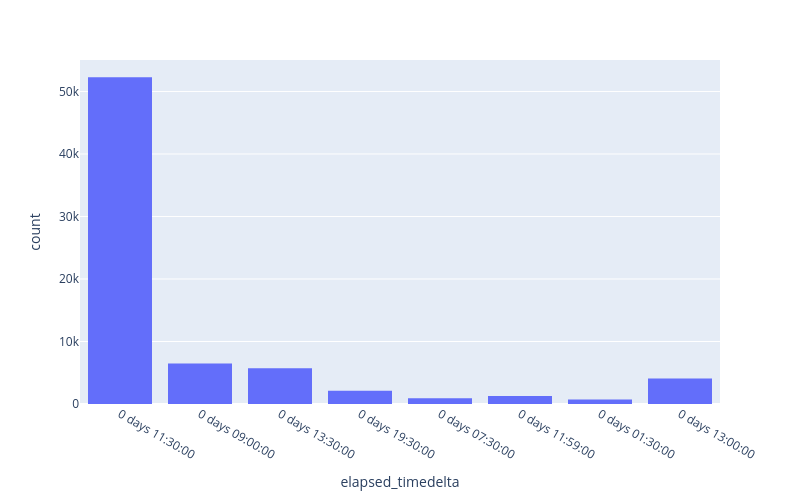

Write notebook code for a chart like this one.
### Code cell
plot_distribution('elapsed_timedelta')

### Figure 1 — Plotly figure (JSON) as saved in the notebook; plotly's stock layout.template omitted (floating-point values rounded to 4 significant figures; data arrays with more than 128 entries replaced by an {"elided": "..."} marker saying what was removed)
{"data": [{"bingroup": "x", "hovertemplate": "elapsed_timedelta=%{x}<br>count=%{y}<extra></extra>", "legendgroup": "", "marker": {"color": "#636efa", "pattern": {"shape": ""}}, "name": "", "orientation": "v", "showlegend": false, "type": "histogram", "x": {"elided": "73585 str values"}, "xaxis": "x", "yaxis": "y"}], "layout": {"barmode": "relative", "height": 500, "legend": {"tracegroupgap": 0}, "margin": {"t": 60}, "width": 800, "xaxis": {"anchor": "y", "domain": [0, 1], "title": {"text": "elapsed_timedelta"}}, "yaxis": {"anchor": "x", "domain": [0, 1], "title": {"text": "count"}}}}
